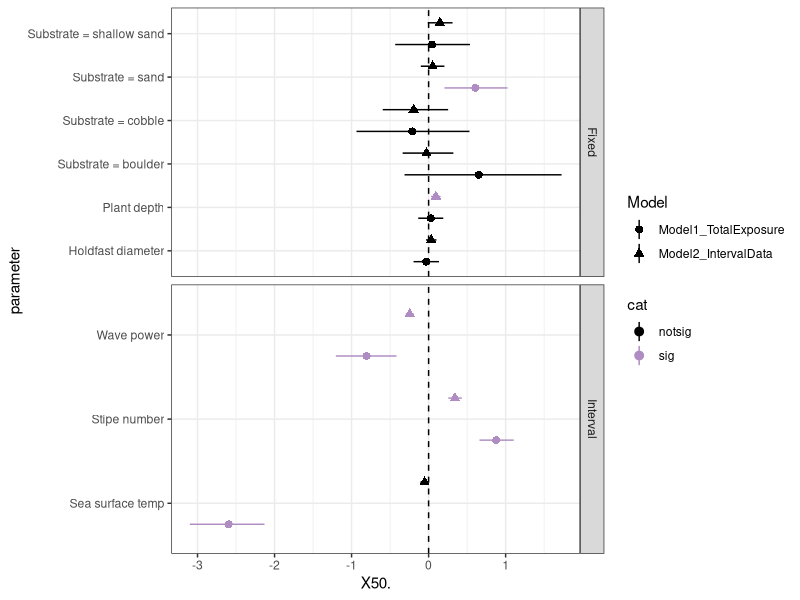

Write the R code that produced this figure.
# Model covariate results
# Ana Miller-ter Kuile
# April 10, 2023

# this script generates posterior plots for all four models
#I've run so far


# Load packages -----------------------------------------------------------


# Load packages, here and tidyverse for coding ease, 
package.list <- c("here", "tidyverse", 
                  "patchwork")


## Installing them if they aren't already on the computer
new.packages <- package.list[!(package.list %in% 
                                 installed.packages()[,"Package"])]
if(length(new.packages)) install.packages(new.packages)

## And loading them
for(i in package.list){library(i, character.only = T)}


# Load posteriors ---------------------------------------------------------

m1 <- read.csv(here("data_outputs",
                    "02_kelp",
                    "04_posterior_summaries",
                    "Model1_posteriors.csv"))

m2 <- read.csv(here("data_outputs",
                    "02_kelp",
                    "04_posterior_summaries",
                    "Model2_posteriors.csv"))

# m3 <- read.csv(here("data_outputs",
#                     "04_posterior_summaries",
#                     "Model3_posteriors.csv"))


# Merge data --------------------------------------------------------------

#post <- bind_rows(m1, m2, m3)
post <- bind_rows(m1, m2)


# Plot --------------------------------------------------------------------

post <- post %>% 
  mutate(cat = case_when((X2.5. >0 & X50. > 0 & X97.5. > 0) ~ "sig",
                         (X2.5. < 0 & X50. < 0 & X97.5. < 0) ~ "sig",
                         TRUE ~ "notsig")) %>%
  mutate(group = case_when(parameter %in% c("Sea surface temp",
                                            "Wave power",
                                            "Stipe number") ~ "Interval",
                           parameter %in% c("Holdfast diameter",
                                            "Plant depth",
                                            "Substrate = boulder",
                                            "Substrate = cobble",
                                            "Substrate = sand",
                                            "Substrate = shallow sand") ~ "Fixed",
                           TRUE ~ NA_character_))

post %>%
  #filter(Model != "Model3_CustomProbCloglog") %>%
  ggplot() +
  geom_hline(yintercept = 0, linetype = 2) +
  geom_pointrange(aes(x = parameter, 
                      y= X50., 
                      ymin = X2.5.,
                      ymax = X97.5.,
                      shape = Model,
                      color = cat),
                  position = position_dodge2(width = 1)) +
  coord_flip() +
  scale_color_manual(values = c("black", "#af8dc3")) +
  facet_grid(group~., scales = "free") +
  theme_bw()
